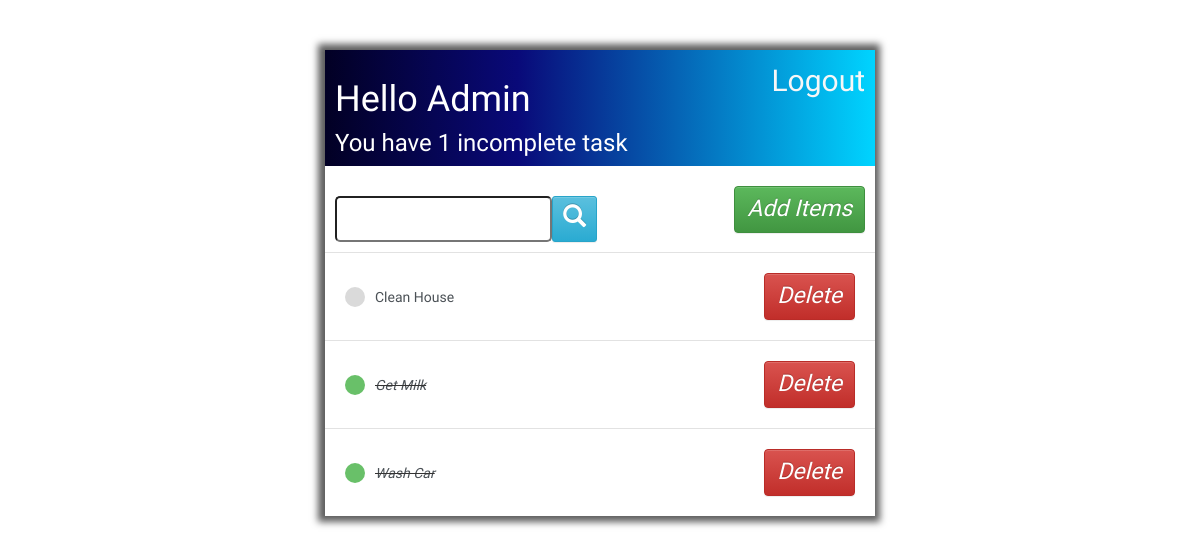
Page / (signed in) on the earlier database version.
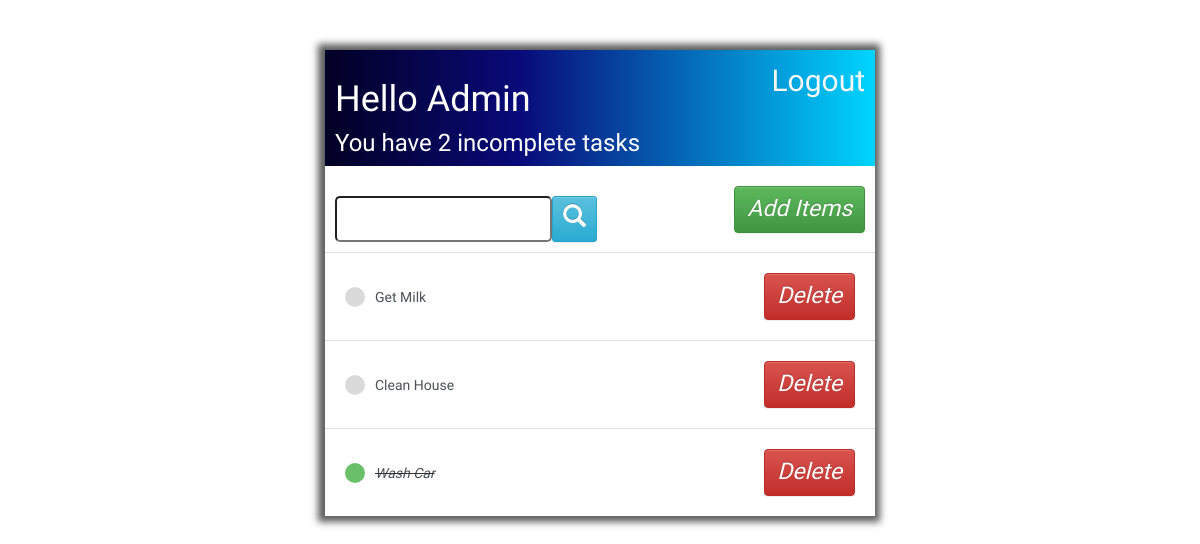
Same page on the later database version.
### base/models.py (models this page shows)
class Task(models.Model):
    user = models.ForeignKey(User, on_delete = models.CASCADE, null=True, blank=True)
    title =  models.CharField(max_length=200)
    description =  models.TextField(null=True, blank=True)
    complete =  models.BooleanField(default=False)
    create = models.DateTimeField(auto_now_add=True)
    def __str__(self):
        return self.title
    class Meta:
        ordering = ['complete']

### base/views.py (the view)
# urls.py: path('',TaskList.as_view(), name='tasks'),
class TaskList(LoginRequiredMixin, ListView):
    model = Task
    context_object_name = 'tasks'
    def  get_context_data(self, **kwargs):
        context = super().get_context_data(**kwargs)
        context['tasks'] = context['tasks'].filter(user=self.request.user)
        context['count'] = context['tasks'].filter(complete = False).count()
        search_input = self.request.GET.get('search-area') or ''
        if search_input:
            context['tasks'] = context['tasks'].filter(title__startswith=search_input)
        context['search_input'] = search_input
        return context

### base/templates/base/task_list.html
{% extends 'base/main.html' %}
{% block content %}
<div class="header-bar">
    <div>
        <h1>Hello {{request.user|title}}</h1>
        <h3 style="margin:0">You have {{count}} incomplete task{{ count|pluralize:"s" }}</h3>
    </div>
    {% if request.user.is_authenticated %}
    <a style="font-size: 30px;" href="{% url 'logout' %}">Logout</a>
    {% else %}
     <a href="">LogIn</a>
    {% endif %}
</div>
<div id="search-add-wrapper">
    <form action="" method="GET" style="margin-top: 20px;display: flex;">
        <input type="text" name="search-area" value="{{search_input}}">
        <button class="btn btn-info btn-sm" type="submit"><span class="glyphicon glyphicon-search"></span></button>
    </form>
    <a class="btn btn-success btn" href="{% url 'task-create' %}">Add Items</a>
</div>
<div class="task-items-wrapper">
    {% for task in tasks %}
        <div class="task-wrapper">
            {% if task.complete %}
            <div class="task-title">
                <div class="task-complete-icon"></div>
                <i><s><a href="{% url 'task-update' task.id %}">{{task}}</a></s></i>
            </div>
            <a class="btn btn-danger" href="{% url 'task-delete' task.id %}">Delete</a>
            {% else %}
                <div class="task-title">
                 <div class="task-incomplete-icon"></div>
                 <a href="{% url 'task-update' task.id %}">{{task}}</a>
                </div>
                <a class="btn btn-danger" href="{% url 'task-delete' task.id %}">Delete</a>
            {% endif %}
        </div>
        {% empty %}
        <h3>No Item in List</h3>
    {% endfor %}
</div>
{% endblock content %}

Differences in the rows shown:
changed Task "Get Milk": complete True → False (drawn); moves up the list
Other differences:
{{ count }}: "1" → "2"
